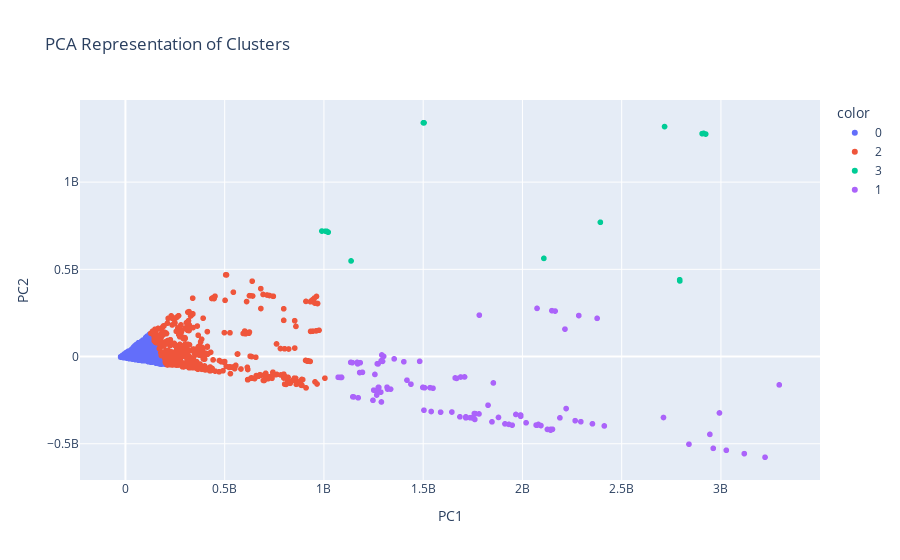

Source (notebook cell):
### Markdown cell above
So there we go: our five dimensions have been reduced to two. Let's make a scatter plot and see what we get.

### Code cell
# Create scatter plot of `PC2` vs `PC1`
fig = px.scatter(
    data_frame = X_pca,
    x="PC1",
    y="PC2",
    color=labels.astype(str),
    title="PCA Representation of Clusters"
)
fig.update_layout(xaxis_title="PC1", yaxis_title="PC2")
fig.show()
